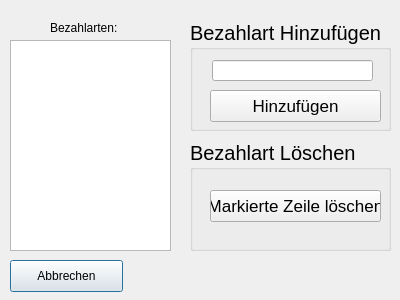
<?xml version="1.0" encoding="UTF-8"?>
<ui version="4.0">
 <class>Bezahlart</class>
 <widget class="QDialog" name="Bezahlart">
  <property name="geometry">
   <rect>
    <x>0</x>
    <y>0</y>
    <width>400</width>
    <height>300</height>
   </rect>
  </property>
  <property name="windowTitle">
   <string>Bezahlart</string>
  </property>
  <widget class="QPushButton" name="btn_BeAbbrechen">
   <property name="geometry">
    <rect>
     <x>10</x>
     <y>260</y>
     <width>113</width>
     <height>32</height>
    </rect>
   </property>
   <property name="text">
    <string>Abbrechen</string>
   </property>
  </widget>
  <widget class="QGroupBox" name="groupBox">
   <property name="geometry">
    <rect>
     <x>190</x>
     <y>20</y>
     <width>201</width>
     <height>111</height>
    </rect>
   </property>
   <property name="font">
    <font>
     <pointsize>15</pointsize>
    </font>
   </property>
   <property name="title">
    <string>Bezahlart Hinzufügen</string>
   </property>
   <widget class="QPushButton" name="btn_BeHinzufuegen">
    <property name="geometry">
     <rect>
      <x>20</x>
      <y>70</y>
      <width>171</width>
      <height>32</height>
     </rect>
    </property>
    <property name="font">
     <font>
      <pointsize>13</pointsize>
     </font>
    </property>
    <property name="text">
     <string>Hinzufügen</string>
    </property>
   </widget>
   <widget class="QLineEdit" name="txt_neueBez">
    <property name="geometry">
     <rect>
      <x>22</x>
      <y>40</y>
      <width>161</width>
      <height>21</height>
     </rect>
    </property>
   </widget>
  </widget>
  <widget class="QGroupBox" name="groupBox_2">
   <property name="geometry">
    <rect>
     <x>190</x>
     <y>140</y>
     <width>201</width>
     <height>111</height>
    </rect>
   </property>
   <property name="font">
    <font>
     <pointsize>15</pointsize>
    </font>
   </property>
   <property name="title">
    <string>Bezahlart Löschen</string>
   </property>
   <widget class="QPushButton" name="btn_BeLoeschen">
    <property name="geometry">
     <rect>
      <x>20</x>
      <y>50</y>
      <width>171</width>
      <height>32</height>
     </rect>
    </property>
    <property name="font">
     <font>
      <pointsize>13</pointsize>
     </font>
    </property>
    <property name="text">
     <string>Markierte Zeile löschen</string>
    </property>
   </widget>
  </widget>
  <widget class="QListWidget" name="listWidget">
   <property name="geometry">
    <rect>
     <x>10</x>
     <y>40</y>
     <width>161</width>
     <height>211</height>
    </rect>
   </property>
  </widget>
  <widget class="QLabel" name="label">
   <property name="geometry">
    <rect>
     <x>50</x>
     <y>20</y>
     <width>81</width>
     <height>16</height>
    </rect>
   </property>
   <property name="text">
    <string>Bezahlarten:</string>
   </property>
  </widget>
 </widget>
 <resources/>
 <connections/>
</ui>
